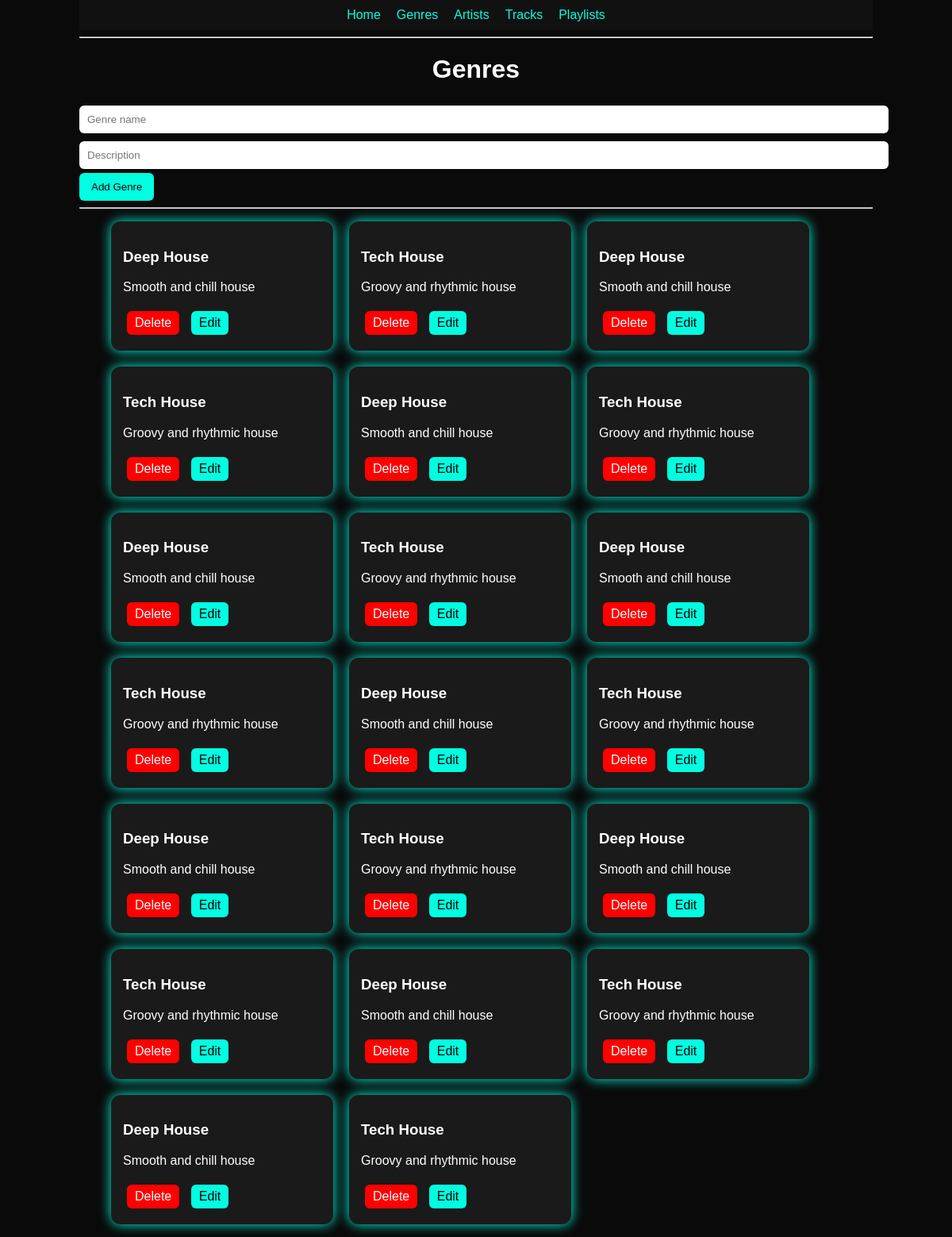
The app's page /genres with its own data.
### tables this page shows
CREATE TABLE genres (
        id INTEGER PRIMARY KEY AUTOINCREMENT,
        name TEXT NOT NULL,
        description TEXT
    );

### app.py (the view)
@app.route("/genres")
def genres():
    conn = sqlite3.connect("database.db")
    cursor = conn.cursor()
    cursor.execute("SELECT * FROM genres")
    genres = cursor.fetchall()
    conn.close()
    return render_template("genres.html", genres=genres)

### templates/genres.html
{% extends "base.html" %}
{% block content %}
<h1>Genres</h1>
<form action="/add_genre" method="POST">
    <input type="text" name="name" placeholder="Genre name" required>
    <input type="text" name="description" placeholder="Description">
    <button type="submit">Add Genre</button>
</form>
<hr>
<ul>
    <div class="card-container">
    {% for genre in genres %}
        <div class="card">
            <h3>{{ genre[1] }}</h3>
            <p>{{ genre[2] }}</p>
            <a class="btn delete" href="/delete_genre/{{ genre[0] }}">Delete</a>
            <a class="btn edit" href="/edit_genre/{{ genre[0] }}">Edit</a>
        </div>
    {% endfor %}
    </div>
</ul>
{% endblock %}

### templates/base.html (shortened to what this page needs)
<!DOCTYPE html>
<html>
<head>
    <link rel="stylesheet" href="{{ url_for('static', filename='style.css') }}">
</head>
<body>
    <nav>
        <a href="/">Home</a>
        <a href="/genres">Genres</a>
        <a href="/artists">Artists</a>
        <a href="/tracks">Tracks</a>
        <a href="/playlists">Playlists</a>
    </nav>
    <hr>
    {% block content %}{% endblock %}
</body>
</html>

### static/style.css (style rules this page uses)
body { background-color: #0a0a0a; color: white; font-family: Arial, sans-serif; max-width: 1000px; margin: auto; }
nav { background: #111; padding: 10px; display: flex; justify-content: center; gap: 20px; }
nav a { color: #00ffe1; text-decoration: none; }
input, select { width: 100%; padding: 10px; margin: 5px 0; border-radius: 6px; border: none; }
button { padding: 10px 15px; background: #00ffe1; border: none; border-radius: 6px; cursor: pointer; }
.btn { display: inline-block; padding: 6px 10px; margin: 5px; border-radius: 6px; text-decoration: none; }
.edit { background: #00ffe1; color: black; }
.delete { background: red; color: white; }
.card-container { display: flex; flex-wrap: wrap; gap: 20px; }
.card { background: #1a1a1a; padding: 15px; border-radius: 12px; width: 250px; box-shadow: 0 0 15px #00ffe1; }
h1 { text-align: center; }

### records on screen
genres: name "Deep House", description "Smooth and chill house"
genres: name "Tech House", description "Groovy and rhythmic house"
genres: name "Deep House", description "Smooth and chill house"
genres: name "Tech House", description "Groovy and rhythmic house"
genres: name "Deep House", description "Smooth and chill house"
genres: name "Tech House", description "Groovy and rhythmic house"
genres: name "Deep House", description "Smooth and chill house"
genres: name "Tech House", description "Groovy and rhythmic house"
genres: name "Deep House", description "Smooth and chill house"
genres: name "Tech House", description "Groovy and rhythmic house"
genres: name "Deep House", description "Smooth and chill house"
genres: name "Tech House", description "Groovy and rhythmic house"
genres: name "Deep House", description "Smooth and chill house"
genres: name "Tech House", description "Groovy and rhythmic house"
genres: name "Deep House", description "Smooth and chill house"
genres: name "Tech House", description "Groovy and rhythmic house"
genres: name "Deep House", description "Smooth and chill house"
genres: name "Tech House", description "Groovy and rhythmic house"
genres: name "Deep House", description "Smooth and chill house"
genres: name "Tech House", description "Groovy and rhythmic house"
